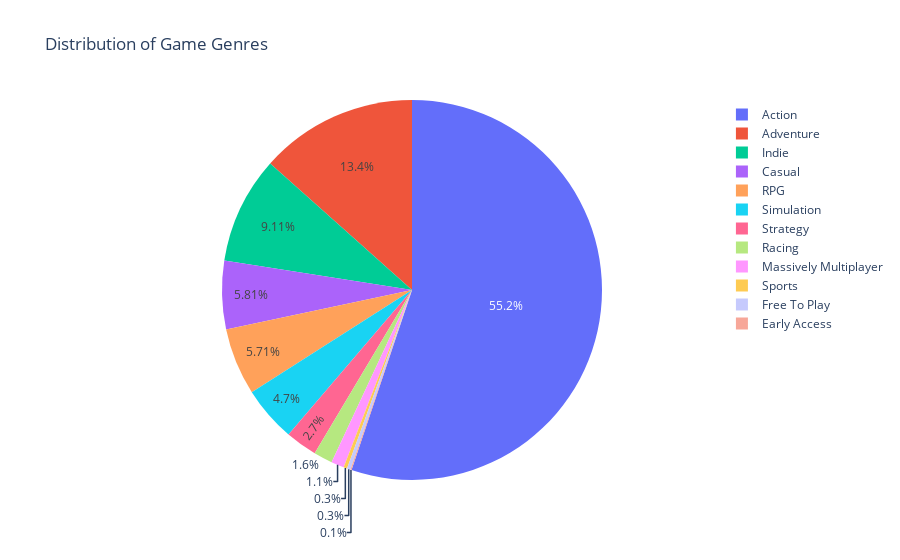

The notebook cell this image was saved under:
### Markdown cell above
It is also important to distinguish between genres in order to access features related to certain categories of them.

### Code cell
genres_exploded = genres_df.explode(0)

genre_counts = genres_exploded[0].value_counts()
print(genre_counts.index)

fig = px.pie(
    genre_counts,
    values=genre_counts.values,
    names=genre_counts.index,
    title='Distribution of Game Genres',
    labels={'names': 'Genre', 'values': 'Count'}
)
fig.show()

### Figure 1 — Plotly figure (JSON) as saved in the notebook; plotly's stock layout.template omitted (floating-point values rounded to 4 significant figures)
{"data": [{"domain": {"x": [0, 1], "y": [0, 1]}, "hovertemplate": "0=%{label}<br>Count=%{value}<extra></extra>", "labels": ["Action", "Adventure", "Indie", "Casual", "RPG", "Simulation", "Strategy", "Racing", "Massively Multiplayer", "Sports", "Free To Play", "Early Access"], "legendgroup": "", "name": "", "showlegend": true, "type": "pie", "values": [551, 134, 91, 58, 57, 47, 27, 16, 11, 3, 3, 1]}], "layout": {"legend": {"tracegroupgap": 0}, "title": {"text": "Distribution of Game Genres"}}}
